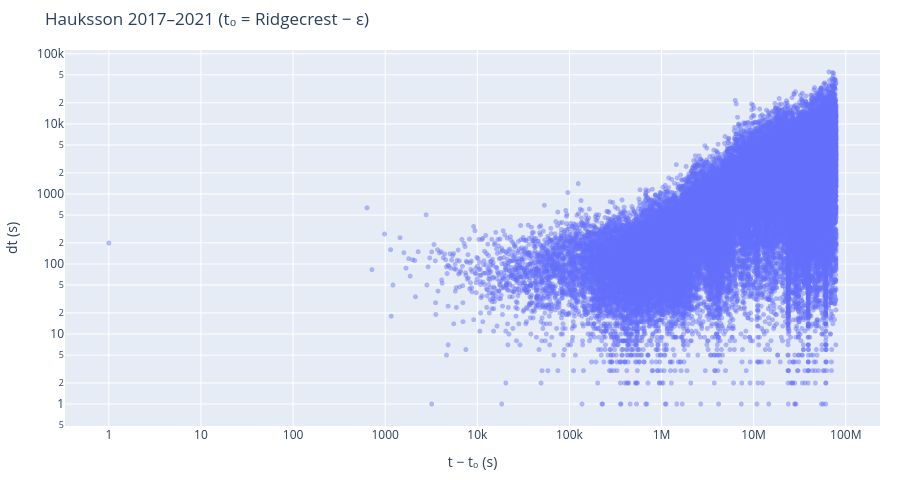

Source (notebook cell):
### Code cell
fig = plot_dt_vs_time(
    hauksson,
    "Hauksson 2017–2021 (t₀ = Ridgecrest − ε)",
    t0=hauksson_t0,
    time_label="t − t₀ (s)",
    dt_label="dt (s)",
    max_points=80_000,
    height=480,
)
fig.show()

### Figure 1 — Plotly figure (JSON) as saved in the notebook; plotly's stock layout.template omitted (floating-point values rounded to 4 significant figures; data arrays with more than 128 entries replaced by an {"elided": "..."} marker saying what was removed)
{"data": [{"marker": {"opacity": 0.45, "size": 5}, "mode": "markers", "name": "Hauksson 2017–2021 (t₀ = Ridgecrest − ε)", "type": "scattergl", "x": {"elided": "42888 float values"}, "y": {"elided": "42888 float values"}}], "layout": {"height": 480, "margin": {"b": 50, "l": 60, "r": 20, "t": 50}, "title": {"text": "Hauksson 2017–2021 (t₀ = Ridgecrest − ε)"}, "xaxis": {"title": {"text": "t − t₀ (s)"}, "type": "log"}, "yaxis": {"title": {"text": "dt (s)"}, "type": "log"}}}
